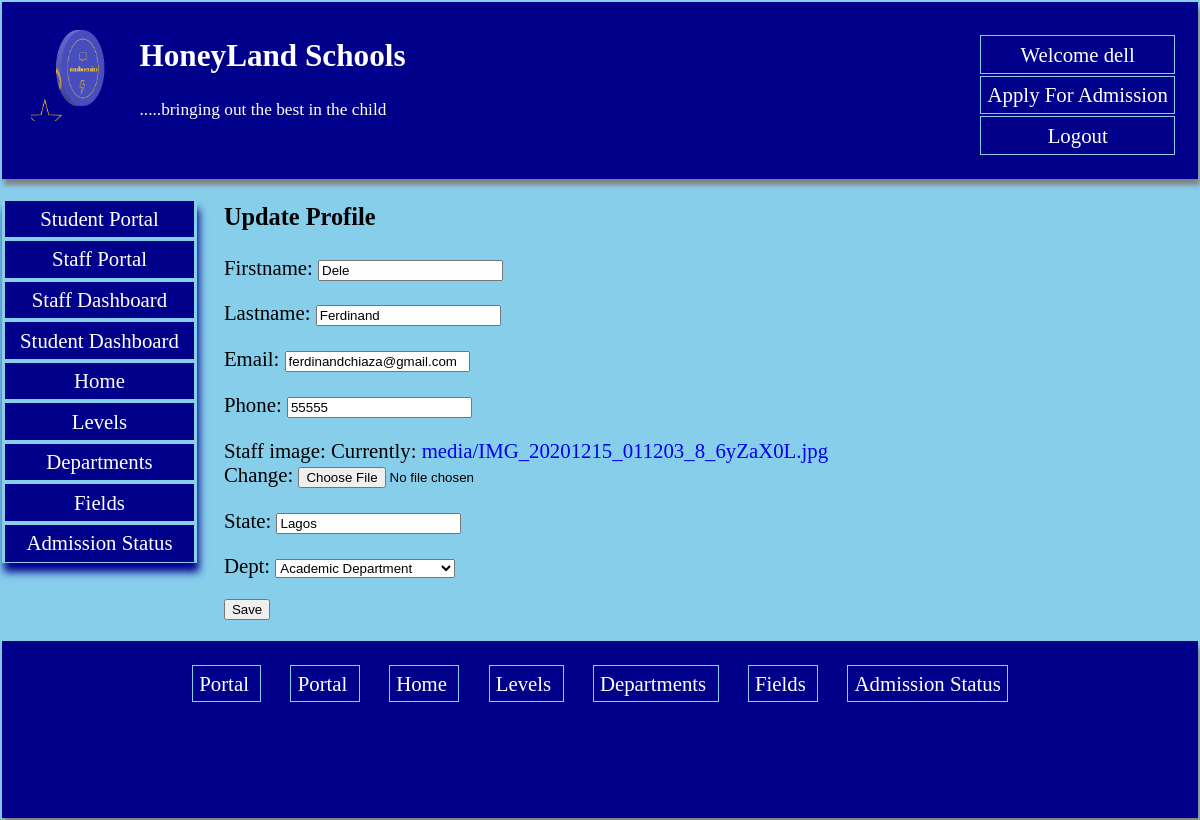
Page /portal/updatestaffprofile/2 (signed in) on the committed database.
### profiles/models.py (models this page shows, shortened)
class CustomUser(AbstractUser):
    phone = models.IntegerField(null=True,  unique=True)
    country = models.CharField(max_length=200,  blank=True)
    state = models.CharField(max_length=200,  blank=True)
    is_student = models.BooleanField(default=0)
    is_teacher = models.BooleanField(default=0)
    mailing_address = models.CharField(max_length=200,  blank=True)

class Logo(models.Model):
    name = models.CharField(max_length=200, null=True)
    image = models.ImageField(upload_to='media/')

class Staffdata(models.Model):
    nickname = models.ForeignKey(CustomUser,  on_delete=models.CASCADE)
    firstname = models.CharField(max_length=200,  null=True,  blank=True)
    lastname = models.CharField(max_length=200,  null=True,  blank=True)
    email = models.EmailField(null=True)
    phone = models.IntegerField(null=True)
    staff_image = models.ImageField(upload_to='media/', null=True)
    state = models.CharField(max_length=200,  )
    dept = models.ForeignKey(Departments,  on_delete=models.CASCADE)
    date_employed = models.DateTimeField(auto_now_add=True)
    slug = models.SlugField(null=True)
    class Meta:
        ordering = ['nickname']
        verbose_name = 'staffdatum'
        verbose_name_plural = 'staffdata'

### studentportal/views.py (the view, shortened to what this page needs)
# urls.py: path('portal/updatestaffprofile/<int:pk>', views.Updatestaffdata.as_view(), name= 'updatestaffprofile'),
class Updatestaffdata(LoginRequiredMixin,  UpdateView):
    model = StaffdataModel
    form_class = Staffproform
    template_name = 'createstaffdata.html'
    context_object_name ='staffdata'
    def get_context_data(self, **kwargs):
        context = super().get_context_data(**kwargs)
        context['logo'] = Logo.objects.all()
        return context

### studentportal/forms.py
class Staffproform(forms.ModelForm):
    class Meta:
        model = Staffdata
        fields = '__all__'
        exclude =['nickname', 'slug']

### profiles/models.py (called while the page is built)
    def __str__(self):
        return self.dept_name

### studentportal/templates/createstaffdata.html (shortened to what this page needs)
{% extends 'baseportal.html' %}
{% block content   %}
{% if  request.user.is_superuser or request.user.is_teacher %}
<h3> Update Profile </h3>
<form method ='POST' enctype ="multipart/form-data">
  {{form.as_p}}
  <input type='submit'  value ='Save'/>
</form>
{% else %}
<p style='color: red; font-size: 1em; text-align: center;padding: 3em;'> <b> Back off! You are not permitted to be here!! </b></p>
{% endif %}
{% endblock %}

### studentportal/templates/baseportal.html (shortened to what this page needs)
<head>
</head>
<body style ='margin: 0em; padding: 0.1em; font-size: 1.3em;  background: skyblue;'   >
    <header style= 'box-shadow: 2px 6px 5px grey;margin: 0em; padding-left: 1em; padding-right: 1em; padding-top: 0.5em; height: 8em;
    background: darkblue; color: white;'>
    {% if   request.user.is_superuser or  request.user.is_authenticated %}
    <ul class='nav' style='float: right; list-style-type: none;' >
   <li> <a  style ='color: white; ' href = "#"> Welcome {{user}} </a></li>
   <li><a  style ='color: white; ' href ='{% url "apply" %}'> Apply For Admission </a></li>
    <li><a  style ='color: white; ' href ='{% url "portallogout" %}'> Logout </a></li>
    </ul>
    {% endif %}
    {% for log in logo  %}
    <img style="backgrond: skyblue; float: left; margin: 0.4em; width: 100px; height: 100px;" src ="{{log.image.url}}"  >
{% endfor %}
<h2 style='text-align: left'><a style='color: white;' href='{% url "home" %}'>HoneyLand Schools</a></h2>
<p style='text-align: left'> <small> .....bringing out the best in the child </small></p>
    </header>
<div class ='cover'>
<nav >
    <ul class ='nav' style =' padding:0;  list-style-type: none;'>
        {% if request.user.is_student or request.user.is_superuser %}
        <li><a href ='{% url "portal" %}'> Student Portal </a></li>
        {% endif %}
        {% if request.user.is_teacher or request.user.is_superuser %}
        <li><a href ='{% url "portal" %}'> Staff Portal </a></li>
        {% endif %}
        {% if request.user.is_teacher or request.user.is_superuser %}
        <li><a href ='{% url "staffdashboard" %}'> Staff Dashboard </a></li>
        {% endif %}
{% if request.user.is_student or request.user.is_superuser %}
        <li><a href ='{% url "studentdashboardlink" %}'> Student Dashboard </a></li>
        {% endif %}
        <li><a href ='{% url "home" %}'> Home </a></li>
        <li> <a href ='{% url "levels" %}'> Levels </a> </li>
        <li> <a href ='{% url "departments" %}'> Departments </a> </li>
        <li><a href ='{% url "fields" %}'> Fields </a></li>
        <li><a  style ='color: white; ' href ='{% url "admissionstat" %}'> Admission Status </a></li>
    </nav>
<section style='padding-right: 0.5em'>
{% block content %}
{% endblock %}
</section>
</div>
<footer style= 'box-shadow: 2px 6px 5px grey;margin: 0em; padding-left: 1em; padding-right: 1em; padding-top: 0.5em; height: 8em;
    background: darkblue; color: white;'>
    <nav>
        <ul class ='navfooter' style =' padding:0;  list-style-type: none;'>
            {% if request.user.is_student or request.user.is_superuser  %}
            <li><a href ='{% url "studentdashboardlink" %}'>  Portal </a></li>
            {% endif %}
    {% if request.user.is_teacher or request.user.is_superuser%}
            <li><a href ='{% url "staffdashboard" %}'>  Portal </a></li>
            {% endif %}
            <li><a href ='{% url "home" %}'> Home </a></li>
            <li> <a href ='{% url "levels" %}'> Levels </a> </li>
            <li> <a href ='{% url "departments" %}'> Departments </a> </li>
            <li><a href ='{% url "fields" %}'> Fields </a></li>
            <li><a  style ='color: white; ' href ='{% url "admissionstat" %}'> Admission Status </a></li>
    </nav>
</footer>
</body>

### studentportal/templates/baseportal.html (style rules this page uses)
a { text-decoration: none; }
.cover { display: grid; grid-template-columns: 2fr 10fr; grid-gap: 1.3em; }
.nav { box-shadow: 2px 9px 8px darkblue; }
.nav li { color: white; background: darkblue; margin: 0.1em; text-align: center; border: 1px solid skyblue; }
.nav li a { padding: 0.3em; display: block; color: white; }
.navfooter { text-align: center; box-shadow: 2px 9px 8px darkblue; }
.navfooter li { color: white; padding: 0.6em; display: inline; background: darkblue; margin: 0.1em; text-align: center; }
.navfooter li a { padding: 0.3em; color: white; border: 1px solid skyblue; }

### rows in the picture
CustomUser: username "dell"
Logo: image (picture)
Staffdata: firstname "Dele", lastname "Ferdinand", email "ferdinandchiaza@gmail.com", phone "55555", state "Lagos", dept "Academic Department"
